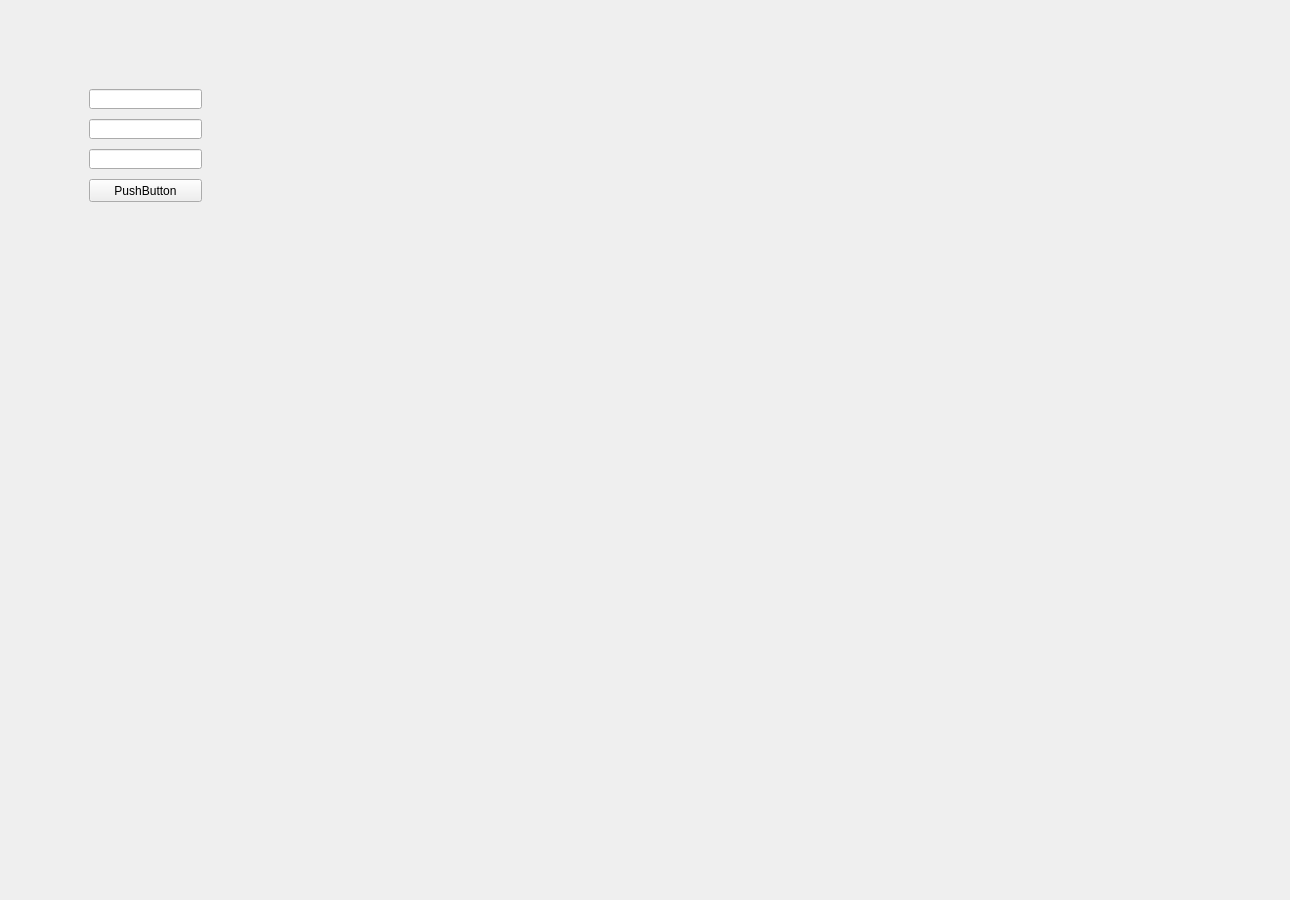
<?xml version="1.0" encoding="UTF-8"?>
<ui version="4.0">
 <class>Finestra_principale</class>
 <widget class="QWidget" name="Finestra_principale">
  <property name="geometry">
   <rect>
    <x>0</x>
    <y>0</y>
    <width>1290</width>
    <height>900</height>
   </rect>
  </property>
  <property name="windowTitle">
   <string>Form</string>
  </property>
  <widget class="QStackedWidget" name="stackedWidget">
   <property name="geometry">
    <rect>
     <x>-1</x>
     <y>-1</y>
     <width>1291</width>
     <height>901</height>
    </rect>
   </property>
   <property name="currentIndex">
    <number>0</number>
   </property>
   <widget class="QWidget" name="page_0">
    <widget class="QPushButton" name="pushButton_0">
     <property name="geometry">
      <rect>
       <x>90</x>
       <y>180</y>
       <width>113</width>
       <height>23</height>
      </rect>
     </property>
     <property name="text">
      <string>PushButton</string>
     </property>
    </widget>
    <widget class="QLineEdit" name="lineEdit_0">
     <property name="geometry">
      <rect>
       <x>90</x>
       <y>90</y>
       <width>113</width>
       <height>20</height>
      </rect>
     </property>
    </widget>
    <widget class="QLineEdit" name="lineEdit_2">
     <property name="geometry">
      <rect>
       <x>90</x>
       <y>120</y>
       <width>113</width>
       <height>20</height>
      </rect>
     </property>
    </widget>
    <widget class="QLineEdit" name="lineEdit_1">
     <property name="geometry">
      <rect>
       <x>90</x>
       <y>150</y>
       <width>113</width>
       <height>20</height>
      </rect>
     </property>
    </widget>
   </widget>
   <widget class="QWidget" name="page_1">
    <widget class="QPushButton" name="pushButton_1">
     <property name="geometry">
      <rect>
       <x>500</x>
       <y>190</y>
       <width>75</width>
       <height>23</height>
      </rect>
     </property>
     <property name="text">
      <string>PushButton</string>
     </property>
    </widget>
    <widget class="QLineEdit" name="lineEdit">
     <property name="geometry">
      <rect>
       <x>500</x>
       <y>160</y>
       <width>231</width>
       <height>20</height>
      </rect>
     </property>
    </widget>
   </widget>
   <widget class="QWidget" name="page_2">
    <widget class="QLabel" name="label">
     <property name="geometry">
      <rect>
       <x>100</x>
       <y>340</y>
       <width>221</width>
       <height>241</height>
      </rect>
     </property>
     <property name="font">
      <font>
       <pointsize>35</pointsize>
      </font>
     </property>
     <property name="text">
      <string>PAGE 3</string>
     </property>
    </widget>
   </widget>
   <widget class="QWidget" name="page_3">
    <widget class="QLabel" name="label_2">
     <property name="geometry">
      <rect>
       <x>510</x>
       <y>390</y>
       <width>201</width>
       <height>241</height>
      </rect>
     </property>
     <property name="font">
      <font>
       <pointsize>35</pointsize>
      </font>
     </property>
     <property name="text">
      <string>PAGE 4</string>
     </property>
    </widget>
   </widget>
  </widget>
 </widget>
 <resources/>
 <connections/>
</ui>
